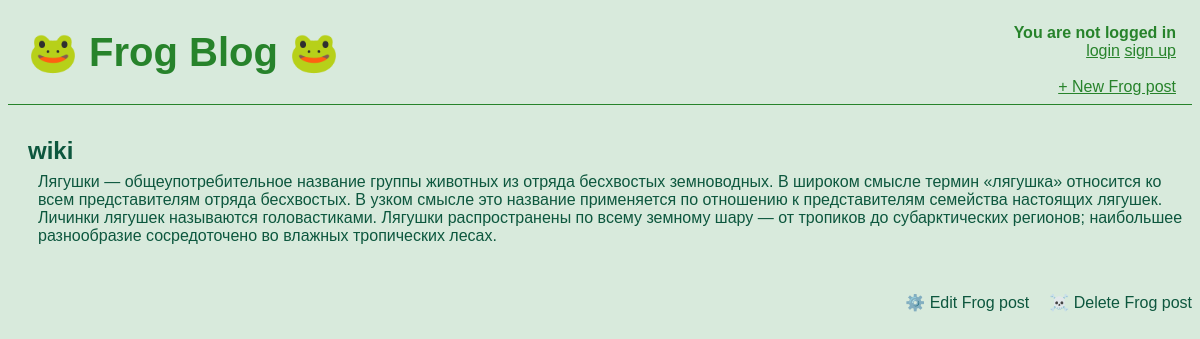
The app's page /post/2/ with its own data.
### blog/models.py (models this page shows, shortened)
class Post(models.Model):
    title = models.CharField(max_length=200)
    author = models.ForeignKey(
        'auth.User',
        on_delete=models.CASCADE,
        )
    body = models.TextField()

### blog/views.py (the view)
# urls.py: path('post/<int:pk>/', views.BlogDetailView.as_view(), name='post_detail'),
class BlogDetailView(DetailView):
    model = Post
    template_name = 'post_detail.html'

### templates/post_detail.html
{% extends 'base.html' %}
{% block content %}
    <div class='post-entry'>
        <h2>{{object.title}}</h2>
        <p>{{object.body}}</p>
    </div>
    <div class='post-detail-container'>
    <p><a href="{% url 'post_edit' post.pk %}">⚙️ Edit Frog post</a></p>
    <p><a href="{% url 'post_delete' post.pk %}">☠️ Delete Frog post</a></p>
    </div>
{% endblock content%}

### static/css/base.css (style rules this page uses)
body { background-color: rgba(21, 129, 48, 0.164); font-family: 'Helvetica'; }
.post-entry { margin-bottom: 2rem; color: rgb(13, 87, 62); }
.post-entry h2 { margin: 0.5rem 0; padding-left: 20px; }
.post-entry p { margin: 0; padding-left: 30px; }
.post-detail-container p a { padding-left: 20px; color: rgb(13, 87, 62); text-decoration: none; }
.post-detail-container { display: flex; flex-direction: row; justify-content: flex-end; }

### records on screen
Post: title "wiki", body "Лягушки — общеупотребительное название группы животных из отряда бесхвостых земноводных. В широком смысле термин «лягушка» относится ко всем представителям отряда бесхвостых. В узком смысле это название применяется по отношению к представителям семейства настоящих лягушек. Личинки лягушек называются головастиками. Лягушки распространены по всему земному шару — от тропиков до субарктических регионов; наибольшее разнообразие сосредоточено во влажных тропических лесах."
